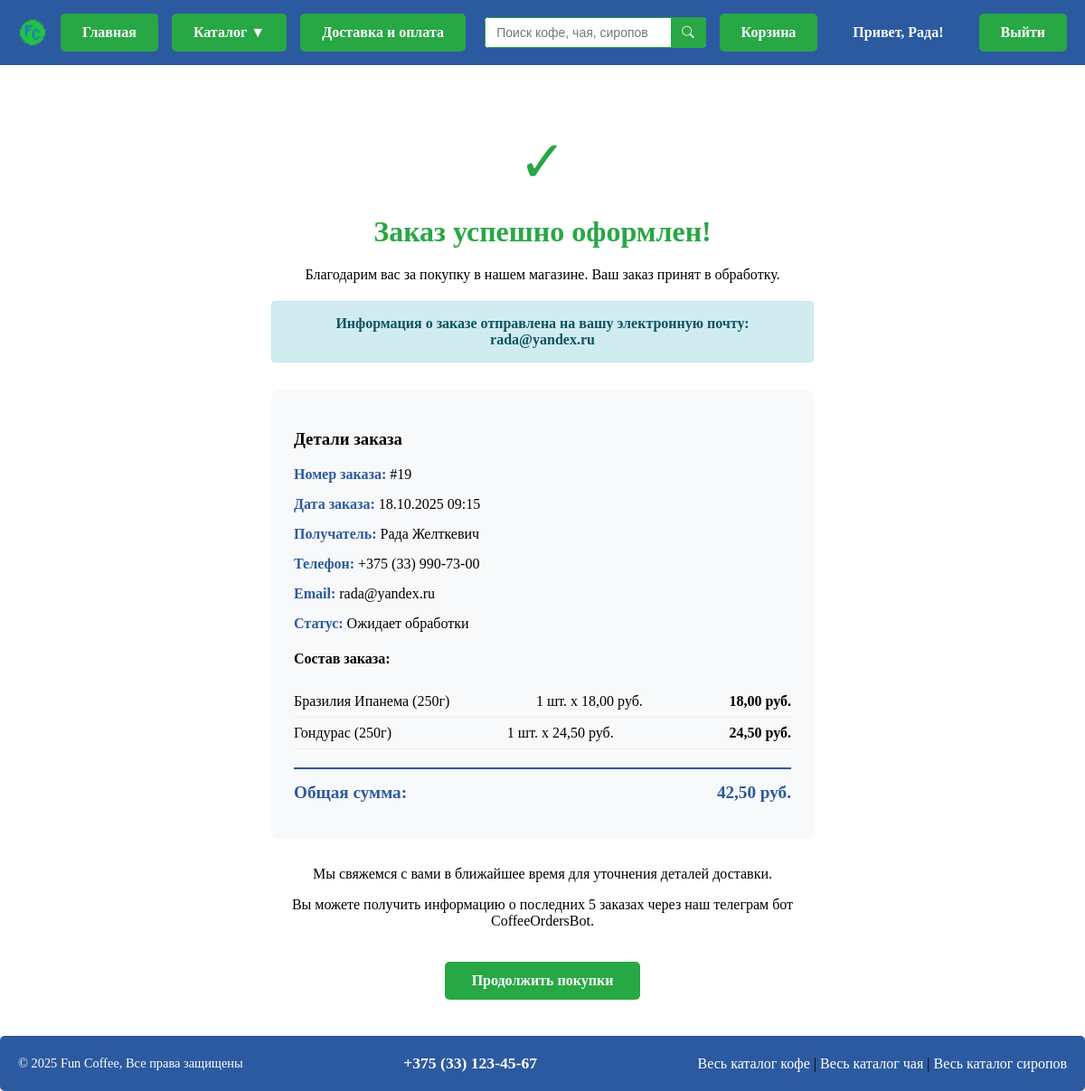
Screenshot of /products/cart/order/success/19/ (signed in) with the database file from the repository.
### products/models.py (models this page shows, shortened)
class Order(models.Model):
    STATUS_CHOICES = [
        ('pending', 'Ожидает обработки'),
        ('confirmed', 'Подтвержден'),
        ('shipped', 'Отправлен'),
        ('delivered', 'Доставлен'),
        ('cancelled', 'Отменен'),
    ]
    user = models.ForeignKey(
        User,
        on_delete=models.CASCADE,
        verbose_name='Пользователь',
        null=True,
        blank=True
    )
    cart = models.ForeignKey(
        Cart,
        on_delete=models.CASCADE,
        verbose_name='Корзина'
    )
    first_name = models.CharField(max_length=100, verbose_name='Имя')
    last_name = models.CharField(max_length=100, verbose_name='Фамилия')
    phone = models.CharField(max_length=20, verbose_name='Телефон')
    email = models.EmailField(verbose_name='Электронная почта')
    status = models.CharField(
        max_length=10,
        choices=STATUS_CHOICES,
        default='pending',
        verbose_name='Статус'
    )
    created_at = models.DateTimeField(auto_now_add=True, verbose_name='Создан')
    updated_at = models.DateTimeField(auto_now=True, verbose_name='Обновлен')
    total_price = models.DecimalField(
        max_digits=10,
        decimal_places=2,
        verbose_name='Общая сумма'
    )
    class Meta:
        verbose_name = 'Заказ'
        verbose_name_plural = 'Заказы'
        ordering = ['-created_at']

class CartItem(models.Model):
    PRODUCT_TYPES = [
        ('coffee', 'Кофе'),
        ('tea', 'Чай'),
        ('syrup', 'Сироп'),
    ]
    cart = models.ForeignKey(
        Cart,
        on_delete=models.CASCADE,
        related_name='items',
        verbose_name='Корзина'
    )
    product_type = models.CharField(
        max_length=10,
        choices=PRODUCT_TYPES,
        verbose_name='Тип товара'
    )
    product_id = models.PositiveIntegerField(verbose_name='ID товара')
    grams = models.PositiveIntegerField(
        null=True,
        blank=True,
        verbose_name='Вес (граммы)',
        help_text='Только для кофе и чая'
    )
    quantity = models.PositiveIntegerField(default=1, verbose_name='Количество')
    @property
    def product(self):
        if self.product_type == 'coffee':
            return Coffee.objects.filter(id=self.product_id).first()
        elif self.product_type == 'tea':
            return Tea.objects.filter(id=self.product_id).first()
        elif self.product_type == 'syrup':
            return Syrup.objects.filter(id=self.product_id).first()
        return None
    @property
    def unit_price(self):
        product = self.product
        if not product:
            return 0
        if self.product_type == 'coffee' and self.grams:
            return product.get_price(self.grams) or 0
        elif self.product_type == 'tea' and self.grams:
            return product.get_price(self.grams) or 0
        elif self.product_type == 'syrup':
            return product.price or 0
        return 0
    @property
    def total_price(self):
        return self.unit_price * self.quantity
    @property
    def product_name(self):
        product = self.product
        if product:
            if self.product_type == 'coffee' and self.grams:
                return f"{product.name} ({self.grams}г)"
            elif self.product_type == 'tea' and self.grams:
                return f"{product.name} ({self.grams}г)"
            else:
                return str(product)
        return "Товар не найден"
    class Meta:
        verbose_name = 'Элемент корзины'
        verbose_name_plural = 'Элементы корзины'
        unique_together = ['cart', 'product_type', 'product_id', 'grams']

class Product(models.Model):
    name = models.CharField(max_length=100, verbose_name='Название')
    description = models.TextField(blank=True, verbose_name='Описание', default='')
    is_available = models.BooleanField(default=True, verbose_name='В наличии')
    class Meta:
        abstract = True

class Coffee(Product):
    COFFEE_TYPE_CHOICES = [
        ('arabica', 'Арабика'),
        ('robusta', 'Робуста'),
        ('blend', 'Смесь'),
    ]
    GRAMS_CHOICES = [
        (250, '250 г'),
        (500, '500 г'),
        (1000, '1000 г'),
    ]
    image = models.ImageField(
        upload_to='coffee_images/',
        verbose_name='Изображение',
        blank=True,
        null=True
    )
    coffee_type = models.CharField(
        max_length=10,
        choices=COFFEE_TYPE_CHOICES,
        verbose_name='Сорт кофе',
        default='arabica'
    )
    price_250g = models.DecimalField(
        max_digits=10,
        decimal_places=2,
        verbose_name='Цена за 250 г',
        default=0.00
    )
    price_500g = models.DecimalField(
        max_digits=10,
        decimal_places=2,
        verbose_name='Цена за 500 г',
        default=0.00
    )
    price_1000g = models.DecimalField(
        max_digits=10,
        decimal_places=2,
        verbose_name='Цена за 1000 г',
        default=0.00
    )
    acidity = models.PositiveSmallIntegerField(
        verbose_name='Кислотность (1-5)',
        validators=[MinValueValidator(1), MaxValueValidator(5)],
        help_text='Оценка от 1 до 5',
        default=3
    )
    bitterness = models.PositiveSmallIntegerField(
        verbose_name='Горчинка (1-5)',
        validators=[MinValueValidator(1), MaxValueValidator(5)],
        help_text='Оценка от 1 до 5',
        default=3
    )
    intensity = models.PositiveSmallIntegerField(
        verbose_name='Насыщенность (1-5)',
        validators=[MinValueValidator(1), MaxValueValidator(5)],
        help_text='Оценка от 1 до 5',
        default=3
    )
    def get_price(self, grams):
        price_map = {
            250: self.price_250g,
            500: self.price_500g,
            1000: self.price_1000g
        }
        return price_map.get(grams)
    class Meta:
        verbose_name = 'Кофе'
        verbose_name_plural = 'Кофе'

### products/views.py (the view)
# urls.py: path('cart/order/success/<int:order_id>/', order_success, name='order_success'),
@login_required
def order_success(request, order_id):
    order = get_object_or_404(Order, id=order_id, user=request.user)
    if order.user != request.user:
        messages.error(request, 'У вас нет доступа к этому заказу')
        return redirect('index')
    return render(request, 'products/cart/order_success.html', {'order': order})

### products/context_processors.py (called while the page is built)
def cart_context(request):
    cart = None
    if request.user.is_authenticated:
        active_carts = Cart.objects.filter(user=request.user, is_active=True)
        if active_carts.count() > 1:
            cart = active_carts.order_by('-created_at').first()
            active_carts.exclude(id=cart.id).update(is_active=False)
        elif active_carts.count() == 1:
            cart = active_carts.first()
    return {
        'cart': cart
    }

### products/templates/products/cart/order_success.html (shortened to what this page needs)
{% extends "products/base.html" %}
{% block content %}
<div class="success-container">
    <div class="success-icon">✓</div>
    <h1 class="success-title">Заказ успешно оформлен!</h1>
    <p>Благодарим вас за покупку в нашем магазине. Ваш заказ принят в обработку.</p>
    <div class="email-notice">
        <strong>Информация о заказе отправлена на вашу электронную почту: {{ order.email }}</strong>
    </div>
    <div class="order-details">
        <h3>Детали заказа</h3>
        <div class="order-info">
            <strong>Номер заказа:</strong> #{{ order.id }}
        </div>
        <div class="order-info">
            <strong>Дата заказа:</strong> {{ order.created_at|date:"d.m.Y H:i" }}
        </div>
        <div class="order-info">
            <strong>Получатель:</strong> {{ order.first_name }} {{ order.last_name }}
        </div>
        <div class="order-info">
            <strong>Телефон:</strong> {{ order.phone }}
        </div>
        <div class="order-info">
            <strong>Email:</strong> {{ order.email }}
        </div>
        <div class="order-info">
            <strong>Статус:</strong> {{ order.get_status_display }}
        </div>
        <h4>Состав заказа:</h4>
        <div class="order-items">
            {% for item in order.cart.items.all %}
            <div class="order-item">
                <span>{{ item.product_name }}</span>
                <span>{{ item.quantity }} шт. x {{ item.unit_price }} руб.</span>
                <span><strong>{{ item.total_price }} руб.</strong></span>
            </div>
            {% endfor %}
        </div>
        <div class="order-total">
            <span>Общая сумма:</span>
            <span>{{ order.total_price }} руб.</span>
        </div>
    </div>
    <p>Мы свяжемся с вами в ближайшее время для уточнения деталей доставки.</p>
    <p>Вы можете получить информацию о последних 5 заказах через наш телеграм бот CoffeeOrdersBot.</p>
    <a href="{% url 'index' %}" class="btn-continue">
        Продолжить покупки
    </a>
</div>
{% endblock %}

### products/templates/products/base.html (shortened to what this page needs)
{% load static %}
<!DOCTYPE html>
<html lang="ru">
<head>
    <link rel="stylesheet" href="https://cdn.jsdelivr.net/npm/bootstrap-icons@1.7.1/font/bootstrap-icons.css">
</head>
<body>
    <div class="content-wrapper">
        <div class="navigation">
            <div class="nav-container">
                <div class="nav-left">
                    <img src="{% static 'products/images/favicon.ico' %}" alt="Фавикон" class="favicon">
                    <a href="{% url 'index' %}" class="main-button">
                        Главная
                    </a>
                    <div class="catalog-container" style="display: inline-block;">
                        <div class="catalog-button">Каталог ▼</div>
                    </div>
                    <a href="{% url 'delivery_info' %}" class="delivery-button">
                        Доставка и оплата
                    </a>
                </div>
                <div class="nav-right">
                    <form class="search-form" action="{% url 'product_search' %}" method="get">
                        <div class="search-input-group">
                            <input type="search" name="q" class="search-input" placeholder="Поиск кофе, чая, сиропов..." aria-label="Поиск" value="{{ request.GET.q }}">
                            <button type="submit" class="search-button">
                                <i class="bi bi-search search-icon"></i>
                            </button>
                        </div>
                    </form>
                    {% if user.is_authenticated %}
                        <a href="{% url 'cart_detail' %}" class="cart-button">
                            Корзина
                        </a>
                    {% endif %}
                    {% if user.is_authenticated %}
                        <div class="user-greeting">Привет, {{ user.username }}!</div>
                        <form method="post" action="{% url 'logout' %}" class="logout-form">
                            <button type="submit" class="logout-button">Выйти</button>
                        </form>
                    {% else %}
                        <a href="{% url 'login' %}" class="login-button">Войти</a>
                        <a href="{% url 'register' %}" class="register-button">Регистрация</a>
                    {% endif %}
                </div>
            </div>
        </div>
        <div style="max-width: 1200px; margin: 0 auto; padding: 0 20px; flex: 1;">
            {% block content %}
            {% endblock %}
        </div>
    </div>
    <div class="footer">
        <div class="copyright">© 2025 Fun Coffee, Все права защищены</div>
        <div class="footer-phone">+375 (33) 123-45-67</div>
        <div>
            <a href="{% url 'coffee_list' %}">Весь каталог кофе</a> |
            <a href="{% url 'tea_list' %}">Весь каталог чая</a> |
            <a href="{% url 'syrup_list' %}">Весь каталог сиропов</a>
        </div>
    </div>
</body>
</html>

### products/templates/products/base.html (style rules this page uses)
html, body { height: 100%; margin: 0; }
body { display: flex; flex-direction: column; min-height: 100vh; }
.content-wrapper { flex: 1; display: flex; flex-direction: column; }
.navigation { background-color: #2c5aa0; padding: 15px 0; margin-bottom: 30px; }
.nav-container { max-width: 1200px; margin: 0 auto; padding: 0 20px; display: flex; align-items: center; justify-content: space-between; gap: 15px; }
.nav-left { display: flex; align-items: center; gap: 15px; }
.nav-right { display: flex; align-items: center; gap: 15px; }
.favicon { width: 32px; height: 32px; display: block; }
.main-button, .catalog-button, .delivery-button, .login-button, .register-button, .logout-button, .cart-button { display: inline-block; background-color: #28a745; color: white; padding: 12px 24px; text-decoration: none; border-radius: 5px; font-weight: bold; transition: background-color 0.3s ease; border: none; cursor: pointer; font-family: inherit; font-size: inherit; }
.catalog-button { position: relative; }
.user-greeting { color: white; font-weight: bold; padding: 12px 24px; }
.footer { margin-top: auto; padding: 20px; background-color: #2c5aa0; border-radius: 5px; display: flex; justify-content: space-between; align-items: center; }
.copyright { color: white; font-size: 0.9em; }
.footer a { color: white; text-decoration: none; }
.logout-form { display: inline; margin: 0; padding: 0; }
.search-form { display: flex; align-items: center; }
.search-input-group { display: flex; border-radius: 5px; overflow: hidden; background-color: white; }
.search-input { padding: 8px 12px; border: 1px solid #28a745; border-right: none; outline: none; min-width: 200px; font-size: 14px; }
.search-button { display: flex; align-items: center; justify-content: center; background-color: #28a745; color: white; padding: 8px 12px; border: 1px solid #28a745; border-left: none; cursor: pointer; transition: background-color 0.3s ease; }
.search-icon { font-size: 1em; }
.footer-phone { color: white; font-weight: bold; font-size: 1.1em; }

### products/templates/products/cart/order_success.html (style rules this page uses)
.success-container { max-width: 600px; margin: 0 auto; padding: 40px 20px; text-align: center; }
.success-icon { font-size: 4em; color: #28a745; margin-bottom: 20px; }
.success-title { color: #28a745; margin-bottom: 20px; }
.order-details { background-color: #f8f9fa; padding: 25px; border-radius: 8px; margin: 30px 0; text-align: left; }
.order-info { margin-bottom: 15px; }
.order-info strong { color: #2c5aa0; }
.order-items { margin: 20px 0; }
.order-item { display: flex; justify-content: space-between; align-items: center; padding: 8px 0; border-bottom: 1px solid #eee; }
.order-total { display: flex; justify-content: space-between; align-items: center; padding: 15px 0; border-top: 2px solid #2c5aa0; font-size: 1.2em; font-weight: bold; color: #2c5aa0; }
.btn-continue { display: inline-block; background-color: #28a745; color: white; padding: 12px 30px; text-decoration: none; border-radius: 5px; font-weight: bold; margin-top: 20px; transition: background-color 0.3s; }
.email-notice { background-color: #d1ecf1; border: 1px solid #bee5eb; border-radius: 4px; padding: 15px; margin: 20px 0; color: #0c5460; }

### rows the page displays
Order: email "rada@yandex.ru", id "19", created_at "18.10.2025 09:15", first_name "Рада", last_name "Желткевич", phone "+375 (33) 990-73-00", status "Ожидает обработки", total_price "42,50"
CartItem: product_name "Бразилия Ипанема (250г)", quantity "1", unit_price "18,00", total_price "18,00"
CartItem: product_name "Гондурас (250г)", quantity "1", unit_price "24,50", total_price "24,50"

### other values shown
{{ user.username }} "Рада"
